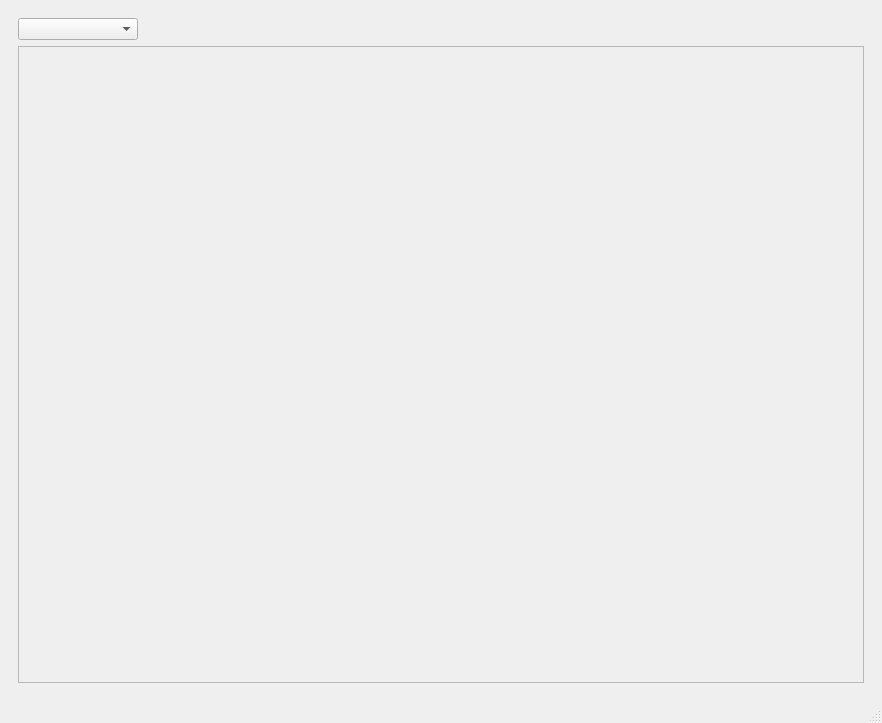
<?xml version="1.0" encoding="UTF-8"?>
<ui version="4.0">
 <class>MainWindow</class>
 <widget class="QMainWindow" name="MainWindow">
  <property name="geometry">
   <rect>
    <x>0</x>
    <y>0</y>
    <width>882</width>
    <height>723</height>
   </rect>
  </property>
  <property name="windowTitle">
   <string>MainWindow</string>
  </property>
  <widget class="QWidget" name="centralwidget">
   <property name="minimumSize">
    <size>
     <width>0</width>
     <height>645</height>
    </size>
   </property>
   <layout class="QHBoxLayout" name="horizontalLayout_3">
    <item>
     <widget class="QStackedWidget" name="stackedWidget">
      <property name="currentIndex">
       <number>1</number>
      </property>
      <widget class="QWidget" name="graphPage">
       <layout class="QHBoxLayout" name="horizontalLayout_2">
        <item>
         <widget class="MplWidget" name="mpl_widget" native="true">
          <property name="sizePolicy">
           <sizepolicy hsizetype="Expanding" vsizetype="Expanding">
            <horstretch>0</horstretch>
            <verstretch>0</verstretch>
           </sizepolicy>
          </property>
          <property name="minimumSize">
           <size>
            <width>160</width>
            <height>160</height>
           </size>
          </property>
         </widget>
        </item>
        <item>
         <widget class="QGroupBox" name="settingsGroupBox">
          <property name="sizePolicy">
           <sizepolicy hsizetype="Fixed" vsizetype="Expanding">
            <horstretch>0</horstretch>
            <verstretch>0</verstretch>
           </sizepolicy>
          </property>
          <property name="baseSize">
           <size>
            <width>200</width>
            <height>0</height>
           </size>
          </property>
          <property name="title">
           <string>Control panel</string>
          </property>
          <property name="checkable">
           <bool>true</bool>
          </property>
          <layout class="QVBoxLayout" name="verticalLayout">
           <item>
            <widget class="QLabel" name="label">
             <property name="text">
              <string>Data source</string>
             </property>
            </widget>
           </item>
           <item>
            <widget class="QComboBox" name="datasourceComboBox"/>
           </item>
           <item>
            <layout class="QHBoxLayout" name="horizontalLayout">
             <item>
              <widget class="QLabel" name="fromDateTimeLabel">
               <property name="font">
                <font>
                 <pointsize>10</pointsize>
                </font>
               </property>
               <property name="text">
                <string>TextLabel</string>
               </property>
               <property name="alignment">
                <set>Qt::AlignCenter</set>
               </property>
              </widget>
             </item>
             <item>
              <widget class="QLabel" name="label_3">
               <property name="sizePolicy">
                <sizepolicy hsizetype="Fixed" vsizetype="Preferred">
                 <horstretch>0</horstretch>
                 <verstretch>0</verstretch>
                </sizepolicy>
               </property>
               <property name="text">
                <string> &gt; </string>
               </property>
               <property name="alignment">
                <set>Qt::AlignCenter</set>
               </property>
              </widget>
             </item>
             <item>
              <widget class="QLabel" name="toDateTimeLabel">
               <property name="font">
                <font>
                 <pointsize>10</pointsize>
                </font>
               </property>
               <property name="text">
                <string>TextLabel</string>
               </property>
               <property name="alignment">
                <set>Qt::AlignCenter</set>
               </property>
              </widget>
             </item>
            </layout>
           </item>
           <item>
            <widget class="QLabel" name="label_2">
             <property name="text">
              <string>Signals</string>
             </property>
            </widget>
           </item>
           <item>
            <widget class="QTableWidget" name="signalsTableWidget">
             <attribute name="horizontalHeaderVisible">
              <bool>false</bool>
             </attribute>
             <attribute name="horizontalHeaderStretchLastSection">
              <bool>true</bool>
             </attribute>
             <attribute name="verticalHeaderVisible">
              <bool>false</bool>
             </attribute>
             <attribute name="verticalHeaderCascadingSectionResizes">
              <bool>false</bool>
             </attribute>
             <attribute name="verticalHeaderHighlightSections">
              <bool>false</bool>
             </attribute>
             <attribute name="verticalHeaderStretchLastSection">
              <bool>false</bool>
             </attribute>
             <column>
              <property name="text">
               <string>New Column</string>
              </property>
             </column>
            </widget>
           </item>
           <item>
            <widget class="QLabel" name="label_4">
             <property name="text">
              <string>Energy</string>
             </property>
            </widget>
           </item>
           <item>
            <widget class="QTableWidget" name="deductionsTableWidget">
             <property name="columnCount">
              <number>2</number>
             </property>
             <attribute name="horizontalHeaderVisible">
              <bool>false</bool>
             </attribute>
             <attribute name="horizontalHeaderCascadingSectionResizes">
              <bool>true</bool>
             </attribute>
             <attribute name="horizontalHeaderDefaultSectionSize">
              <number>30</number>
             </attribute>
             <attribute name="horizontalHeaderMinimumSectionSize">
              <number>20</number>
             </attribute>
             <attribute name="horizontalHeaderStretchLastSection">
              <bool>true</bool>
             </attribute>
             <attribute name="verticalHeaderVisible">
              <bool>false</bool>
             </attribute>
             <column>
              <property name="text">
               <string>Signal</string>
              </property>
             </column>
             <column>
              <property name="text">
               <string>kWh</string>
              </property>
             </column>
            </widget>
           </item>
           <item>
            <spacer name="verticalSpacer">
             <property name="orientation">
              <enum>Qt::Vertical</enum>
             </property>
             <property name="sizeHint" stdset="0">
              <size>
               <width>20</width>
               <height>251</height>
              </size>
             </property>
            </spacer>
           </item>
          </layout>
         </widget>
        </item>
       </layout>
      </widget>
      <widget class="QWidget" name="serverPage">
       <layout class="QVBoxLayout" name="verticalLayout_2">
        <item>
         <layout class="QHBoxLayout" name="horizontalLayout_4">
          <item>
           <widget class="QComboBox" name="serverQueriesComboBox">
            <property name="minimumSize">
             <size>
              <width>120</width>
              <height>0</height>
             </size>
            </property>
           </widget>
          </item>
          <item>
           <spacer name="horizontalSpacer">
            <property name="orientation">
             <enum>Qt::Horizontal</enum>
            </property>
            <property name="sizeHint" stdset="0">
             <size>
              <width>258</width>
              <height>20</height>
             </size>
            </property>
           </spacer>
          </item>
         </layout>
        </item>
        <item>
         <widget class="QScrollArea" name="scrollArea">
          <property name="widgetResizable">
           <bool>true</bool>
          </property>
          <widget class="QWidget" name="scrollAreaWidgetContents">
           <property name="geometry">
            <rect>
             <x>0</x>
             <y>0</y>
             <width>844</width>
             <height>616</height>
            </rect>
           </property>
          </widget>
         </widget>
        </item>
       </layout>
      </widget>
     </widget>
    </item>
   </layout>
  </widget>
  <widget class="QMenuBar" name="menubar">
   <property name="geometry">
    <rect>
     <x>0</x>
     <y>0</y>
     <width>882</width>
     <height>21</height>
    </rect>
   </property>
  </widget>
  <widget class="QStatusBar" name="statusbar"/>
 </widget>
 <customwidgets>
  <customwidget>
   <class>MplWidget</class>
   <extends>QWidget</extends>
   <header>GUI.Tools.mplwidget.h</header>
   <container>1</container>
  </customwidget>
 </customwidgets>
 <resources/>
 <connections/>
</ui>
